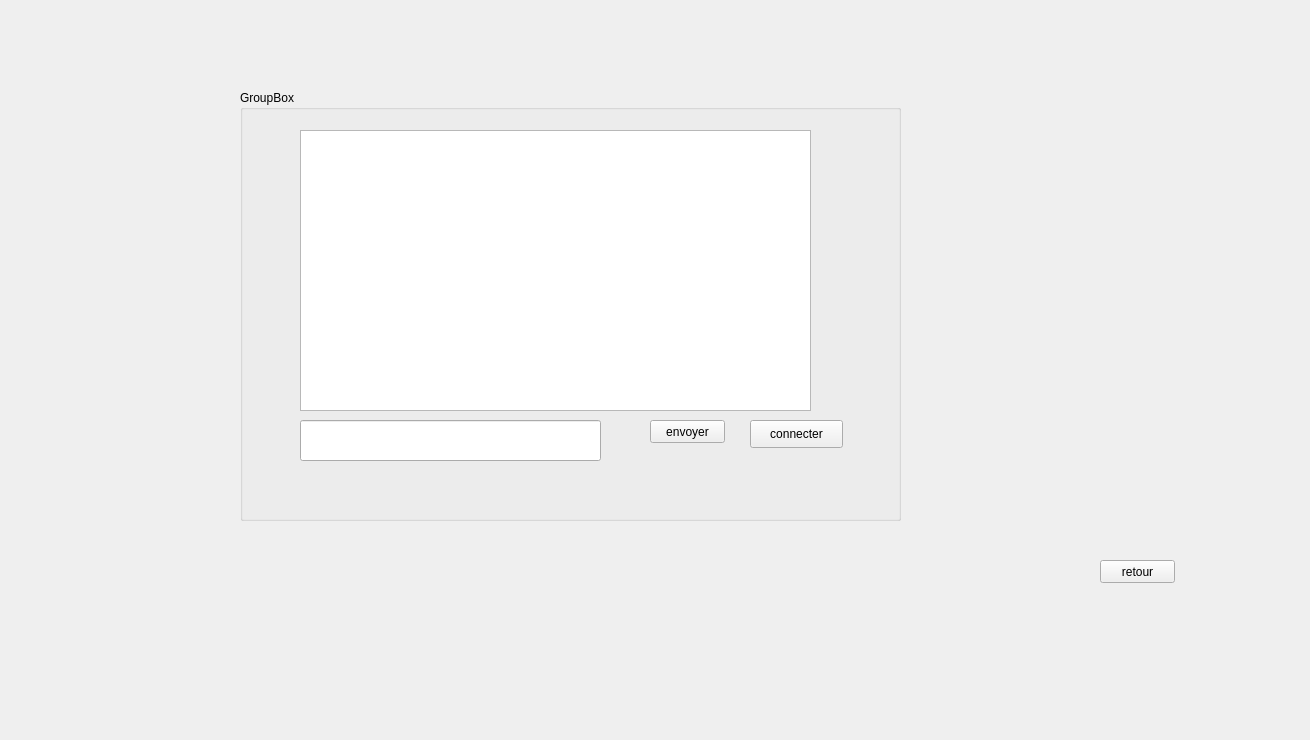
    <widget class="QWidget" name="page_8">
     <widget class="QLabel" name="label_24">
      <property name="geometry">
       <rect>
        <x>0</x>
        <y>0</y>
        <width>1301</width>
        <height>731</height>
       </rect>
      </property>
      <property name="text">
       <string/>
      </property>
      <property name="pixmap">
       <pixmap>../backgrr (1).png</pixmap>
      </property>
      <property name="scaledContents">
       <bool>true</bool>
      </property>
     </widget>
     <widget class="QGroupBox" name="groupBox_8">
      <property name="geometry">
       <rect>
        <x>240</x>
        <y>90</y>
        <width>661</width>
        <height>431</height>
       </rect>
      </property>
      <property name="title">
       <string>GroupBox</string>
      </property>
      <widget class="QTextEdit" name="textEdit">
       <property name="geometry">
        <rect>
         <x>60</x>
         <y>40</y>
         <width>511</width>
         <height>281</height>
        </rect>
       </property>
      </widget>
      <widget class="QLineEdit" name="lineEdit_15">
       <property name="geometry">
        <rect>
         <x>60</x>
         <y>330</y>
         <width>301</width>
         <height>41</height>
        </rect>
       </property>
      </widget>
      <widget class="QPushButton" name="pushButton_37">
       <property name="geometry">
        <rect>
         <x>410</x>
         <y>330</y>
         <width>75</width>
         <height>23</height>
        </rect>
       </property>
       <property name="text">
        <string>envoyer</string>
       </property>
      </widget>
      <widget class="QPushButton" name="pushButton_39">
       <property name="geometry">
        <rect>
         <x>510</x>
         <y>330</y>
         <width>93</width>
         <height>28</height>
        </rect>
       </property>
       <property name="text">
        <string>connecter</string>
       </property>
      </widget>
     </widget>
     <widget class="QPushButton" name="pushButton_36">
      <property name="geometry">
       <rect>
        <x>1100</x>
        <y>560</y>
        <width>75</width>
        <height>23</height>
       </rect>
      </property>
      <property name="text">
       <string>retour</string>
      </property>
     </widget>
    </widget>
